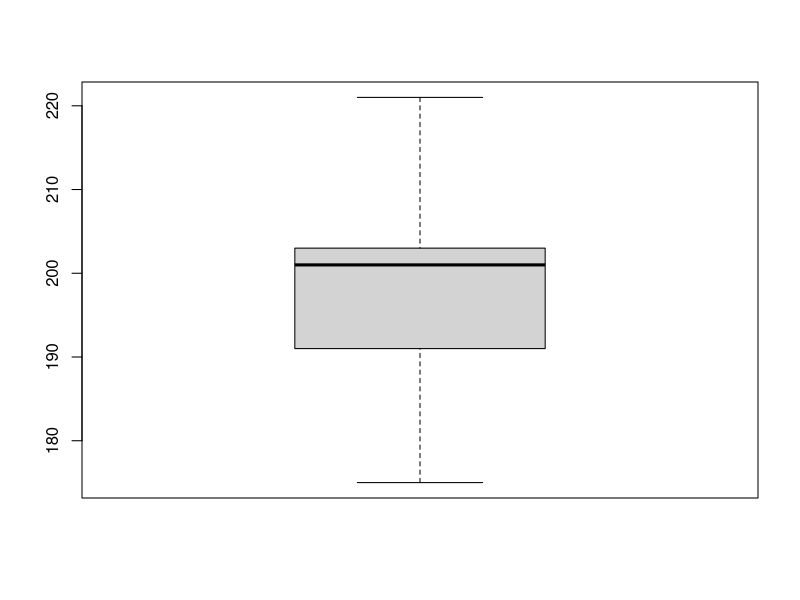
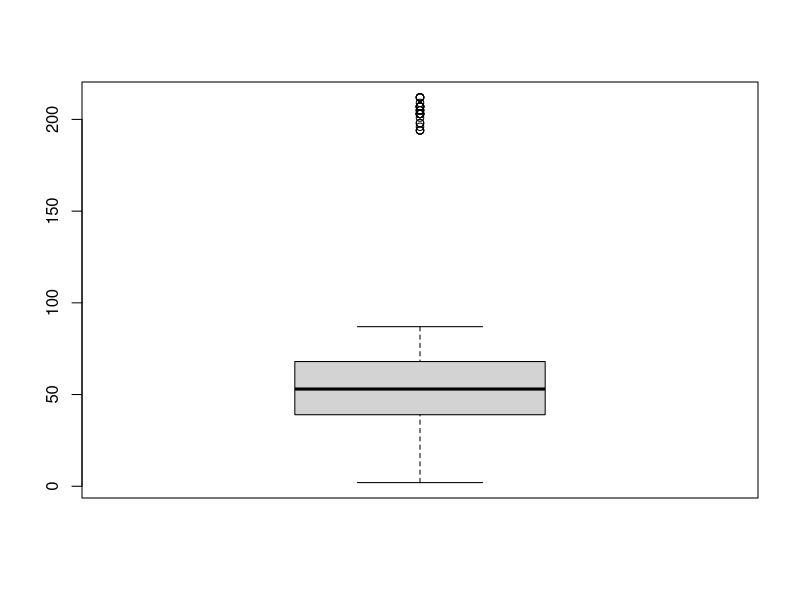

Recreate these plots in R, in order. (Note: this script raises an error after producing the figures.)
## ---- chunk 1
knitr::opts_chunk$set(echo = TRUE)
## ---- chunk 2
nba <- read.csv("NBA_player_of_the_week.csv",header = TRUE, stringsAsFactors=FALSE)
## ---- chunk 3
nba_backup <- nba
## ---- chunk 4
class(nba)
## ---- chunk 5
str(nba)
## ---- chunk 6
head(nba)
## ---- chunk 7
ls(nba)
## ---- chunk 8
names(nba)
## ---- chunk 9
row.names(nba)
## ---- chunk 10
levels(nba$Conference)
table(nba$Conference)
## ---- chunk 11
conf<-(nba$Conference)
## ---- chunk 12
conf[conf==""] = NA
## ---- chunk 13
str(conf)
table(conf)
## ---- chunk 14
conf <- as.factor(conf)
prop.table(table(conf))
## ---- chunk 15
table(conf)
## ---- chunk 16
nba$Conf <- conf
nba <- subset(nba,select = -Conference)
ls(nba)
## ---- chunk 17
cols = c("Height", "Player", "Position", "Season", "Team", "Weight")
for (i in cols){
  nba[,i] = as.factor(nba[,i])
}
## ---- chunk 18
colSums(nba=="")
table(nba$Conf)
str(nba)
## ---- chunk 19
nba$Tiempo <- (nba$Season.short - nba$Draft.Year)
## ---- chunk 20
table(nba$Tiempo)
summary(nba$Tiempo)
## ---- chunk 21
library(stringr) #Libreria para utilizar funciones de string (para buscar y remplazar)
table(nba$Height)
#Primero remplazo valores que están en pies por equivalente en cm
nba$Height[nba$Height=='5-10'] = "178cm"
nba$Height[nba$Height=='5-11'] = "180cm"
nba$Height[nba$Height=='5-9'] = "178cm"
nba$Height[nba$Height=='6-0'] = "183cm"
nba$Height[nba$Height=='6-1'] = "185cm"
nba$Height[nba$Height=='6-2'] = "188cm"
nba$Height[nba$Height=='6-3'] = "191cm"
nba$Height[nba$Height=='6-4'] = "193cm"
nba$Height[nba$Height=='6-5'] = "196cm"
nba$Height[nba$Height=='6-6'] = "198cm"
nba$Height[nba$Height=='6-7'] = "201cm"
nba$Height[nba$Height=='6-8'] = "203cm"
nba$Height[nba$Height=='6-9'] = "206cm"
nba$Height[nba$Height=='6-10'] = "208m"
nba$Height[nba$Height=='6-11'] = "209cm"
nba$Height[nba$Height=='7-0'] = "215cm"
nba$Height[nba$Height=='7-1'] = "218cm"
nba$Height[nba$Height=='7-2'] = "221cm"
nba$Height[nba$Height=='7-3'] = "224cm"
nba$Height[nba$Height=='7-4'] = "227cm"
nba$Height[nba$Height=='7-6'] = "234cm"
#Segundo elimino el caracter "cm"
nba$Height <- stringr::str_remove(nba$Height, 'cm')
nba$Height <- as.numeric(nba$Height)
#Tercero convierto la columna a numérico y genero estadísticas desciptiva y boxplot
table(nba$Height)
summary(nba$Height)
boxplot(nba$Height)
## ---- chunk 22
#Primero observando la composicion de la columna
table(nba$Weight)
#Segundo creo nueva columna con las observaciones que están en kg
nba$Peso_kg <- ifelse(grepl("kg",nba$Weight), nba$Weight, 0)
#Tercero creo otra columna donde remuevo el caracter kg
nba$Peso_kg_c <- stringr::str_remove(nba$Peso_kg, 'kg')
#Cuarto convierto los valores de kg a libras en nueva columna _WeightF_
nba$Peso_kg_c <- as.numeric(nba$Peso_kg_c)
nba$WeightF <- round((nba$Peso_kg_c)*2.205)
#Quinto sustituyo los valores de _WeightF_ == 0 por los originales en Weight (que están en libras)
nba$WeightF[nba$WeightF==0] = nba$Weight 
#Convierto en numérica y muestro estadísticas básicas
nba$WeightF <- as.numeric(nba$WeightF)
table(nba$WeightF)
summary(nba$WeightF)
boxplot(nba$WeightF)
#Finalmente elimino las columnas que ya no hacen falta
nba <- subset(nba,select = -c(Peso_kg, Peso_kg_c, Peso_lb_c))
## ---- chunk 23
table(nba$Position)
nba$Forward <- ifelse(nba$Position=="C", "Center", "")
nba$Forward[nba$Position=="PF"] = "Power Forward"
nba$Forward[nba$Position=="SF"] = "Small Forward"
nba$Forward[nba$Position=="SG"] = "Shooting Guard"
nba$Forward[nba$Position=="PG"] = "Point Guard"
nba$Forward[nba$Position=="G"] = "Guard"
nba$Forward[nba$Position=="G-F"] = "Guard"
nba$Forward[nba$Position=="GF"] = "Guard"
nba$Forward[nba$Position=="F"] = "Forward"
nba$Forward[nba$Position=="F-C"] = "Forward"
nba$Forward[nba$Position=="FC"] = "Forward"
table(nba$Forward)
## ---- chunk 24
table(nba$Forward)
## ---- chunk 25
length(unique(nba$Team))
## ---- chunk 26
#Creando una nueva variable con datos de los equipos
team2 <- aggregate(data.frame(count = nba$Team), list(value = nba$Team), length)
#Ordenando de manera descendente
head(team2[order(-team2$count),], n = 5)
## ---- chunk 27
nba.unique <- nba[!duplicated(nba[,'Player']),]
str(nba.unique)
## ---- chunk 28
#Primero creo un subset con columnas _Height_ y _Player_
Altura <- data.frame(nba.unique$Height, nba.unique$Player)
#Seguno se orderna de manera ascendente por _Height_ y extraemos los primeros 10
head(Altura[order(Altura$nba.unique.Height),], n = 10)
## ---- chunk 29
#Ahora ordernamos por altura de manera descendente y extraemos los primeros 10
head(Altura[order(-Altura$nba.unique.Height),], n = 10)
## ---- chunk 30
#Primero creo nueva columna individual nba.avg con _WeightF_
nba.avg <- data.frame(nba.unique$WeightF)
summary(nba.avg$nba.unique.WeightF)
hist(nba.avg$nba.unique.WeightF)
#Segundo calculo los quartelies para poder indentificar outliers
quantile(nba.avg$nba.unique.WeightF)
cuartiles <- quantile(nba.avg$nba.unique.WeightF)
Q1 <- cuartiles[2]
Q3 <- cuartiles[4]
IQR <- Q3 - Q1
nba.avg$outliers_w <- ifelse(nba.avg$nba.unique.WeightF<as.numeric(Q1 - 1.5*IQR), 1, 0)
nba.avg$ouliers_w[nba.avg$nba.unique.WeightF>307.5] = 1
#nba.avg$ouliers_w[nba.avg$nba.unique.WeightF>as.numeric(Q3 + 1.5*IQR)] = 1
table(nba.avg$outliers_w)

##Function to calculate outliers
#quantiles<-tapply(nba.unique.WeightF,nba.avg,quantile)
#minq <- sapply(nba.avg, function(x) quantiles[[x]]["25%"])
#maxq <- sapply(nba.avg, function(x) quantiles[[x]]["75%"])

## ---- chunk 31
Q3 + 1.5*IQR
## ---- chunk 32

## ---- chunk 33

## ---- chunk 34

## ---- chunk 35

## ---- chunk 36

## ---- chunk 37

## ---- chunk 38

## ---- chunk 39

## ---- chunk 40

## ---- chunk 41

## ---- chunk 42
#install.packages(caTools)
require(caTools) # para el train-test utilizamos la libreia(caTools)
## ---- chunk 43
write.csv(train, "train70.csv", row.names=FALSE)
write.csv(test, "test30.csv", row.names=FALSE)
## ---- chunk 44
